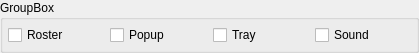
<ui version="4.0" >
 <class>NotifyKindsWidgetClass</class>
 <widget class="QWidget" name="NotifyKindsWidgetClass" >
  <property name="geometry" >
   <rect>
    <x>0</x>
    <y>0</y>
    <width>419</width>
    <height>47</height>
   </rect>
  </property>
  <property name="windowTitle" >
   <string>NotifyKindsWidget</string>
  </property>
  <layout class="QVBoxLayout" name="verticalLayout" >
   <property name="spacing" >
    <number>0</number>
   </property>
   <property name="margin" >
    <number>0</number>
   </property>
   <item>
    <widget class="QGroupBox" name="grbKinds" >
     <property name="title" >
      <string>GroupBox</string>
     </property>
     <property name="flat" >
      <bool>false</bool>
     </property>
     <layout class="QHBoxLayout" name="horizontalLayout" >
      <property name="margin" >
       <number>5</number>
      </property>
      <item>
       <widget class="QCheckBox" name="chbRoster" >
        <property name="text" >
         <string>Roster</string>
        </property>
       </widget>
      </item>
      <item>
       <widget class="QCheckBox" name="chbPopup" >
        <property name="text" >
         <string>Popup</string>
        </property>
       </widget>
      </item>
      <item>
       <widget class="QCheckBox" name="chbTray" >
        <property name="text" >
         <string>Tray</string>
        </property>
       </widget>
      </item>
      <item>
       <widget class="QCheckBox" name="chbSound" >
        <property name="text" >
         <string>Sound</string>
        </property>
       </widget>
      </item>
     </layout>
    </widget>
   </item>
  </layout>
 </widget>
 <layoutdefault spacing="6" margin="11" />
 <resources/>
 <connections/>
</ui>
